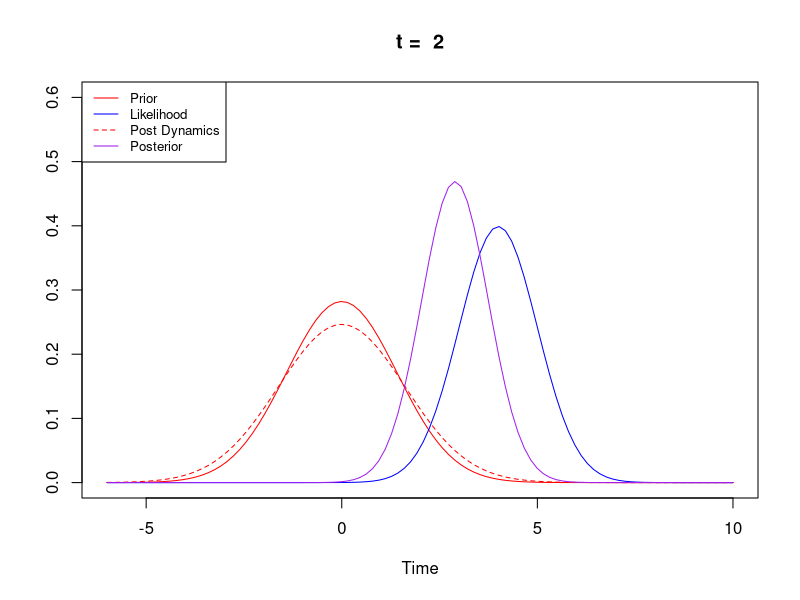
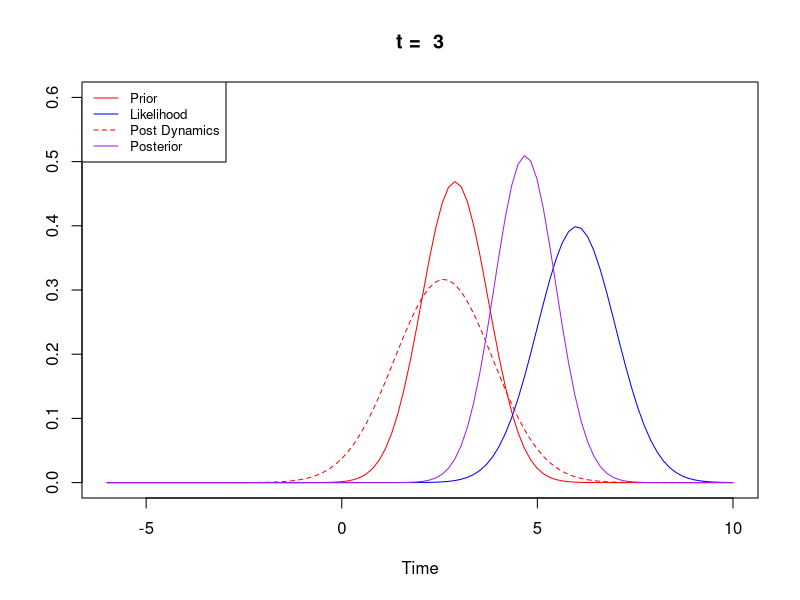
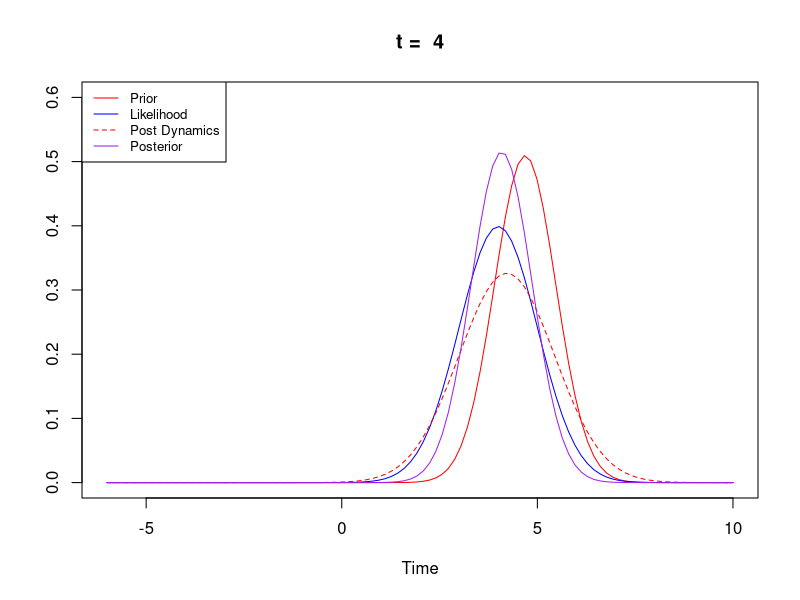
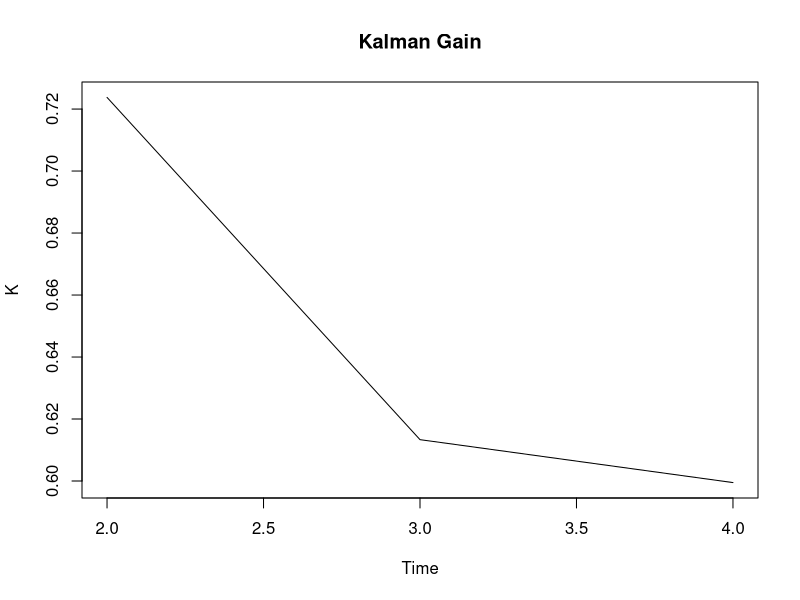
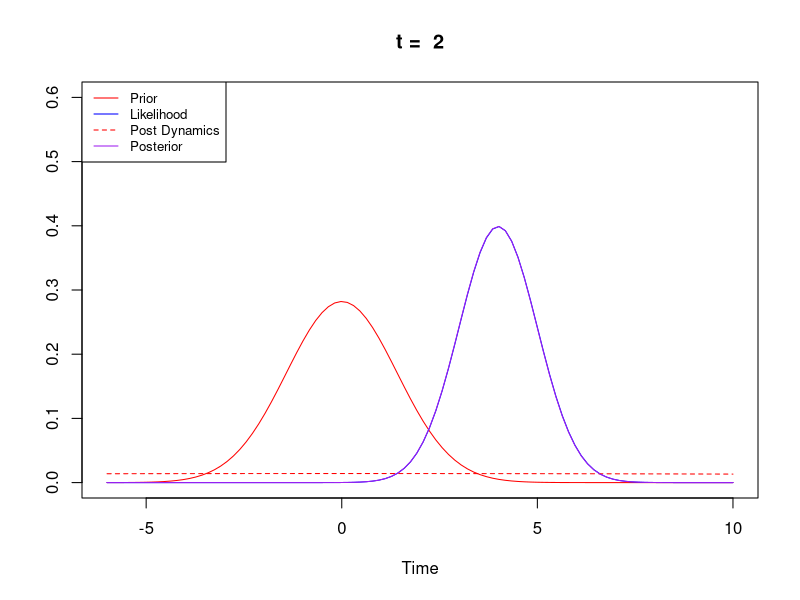
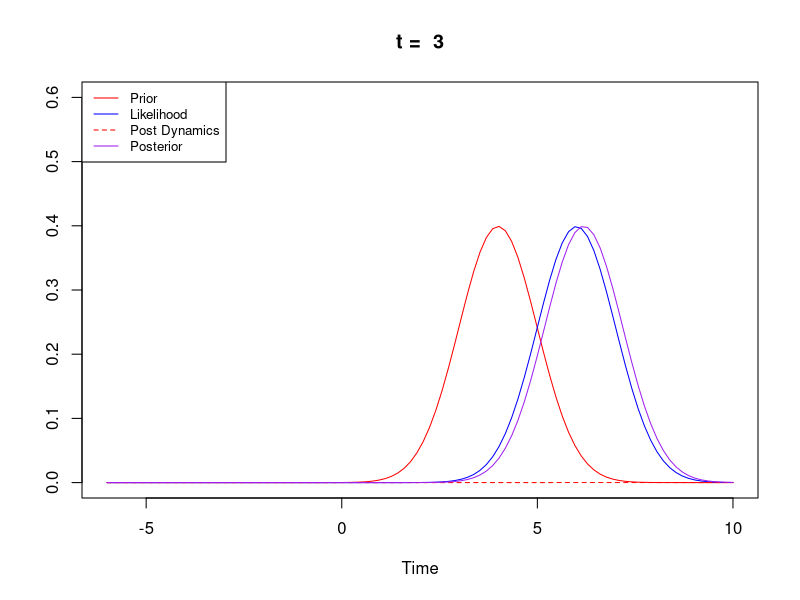
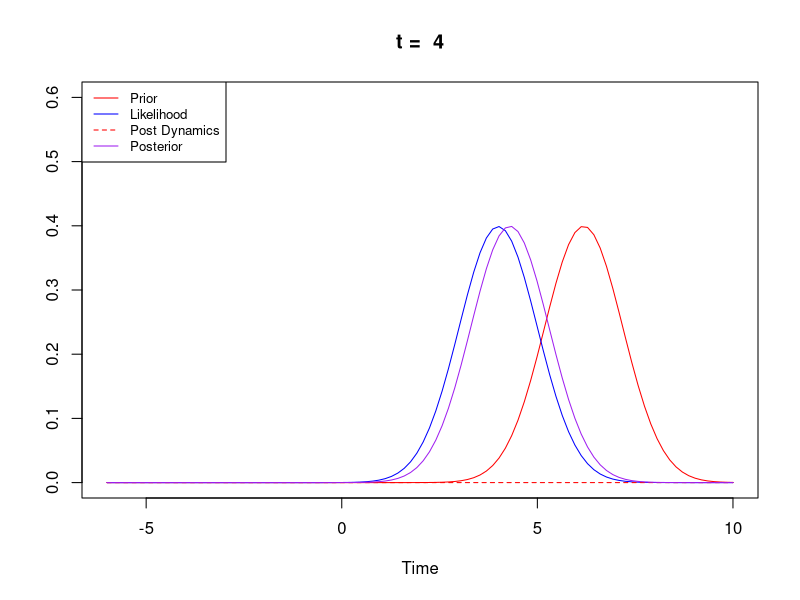
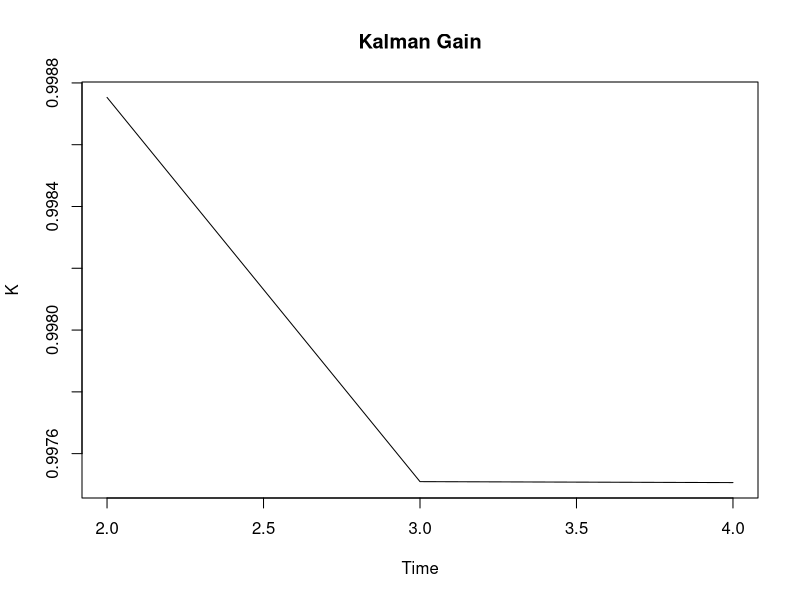

Generate these figures, in order, with R:
## ---- chunk 1

simple_kalman<-function(A = 0.9, Q = 1, R = 1, obs, plot = TRUE )
{
  # Vector de observaciones y estados
  N = length(obs)
  ts = seq(-6,10, length.out = 100)
  
  # Estado inicial
  us = c(NA,N)
  sigmas = c(NA,N)
  
  # Asumimos una creencia inicial de N(0,sqrt(2)) como posicion de partida de la mano
  us[1] = 0
  sigmas[1] = sqrt(2)
  
  # Vector para guardar kalman gain
  ws = c(NA,N-1)
  
  truth = c(NA,N)
  truth[1] = 5
  
  for(i in 2:N)
  {
  
      # Predict (Dynamics)
      sigma_dynamic = sqrt(Q**2 + A**2 * sigmas[i-1]**2)
      u_dynamic = A*us[i-1] 
      
      truth[i] = A*truth[i-1] + rnorm(n = 1 , mean = 0, sd = Q)
      
       # Kalman gain
      W = sigma_dynamic**2 / (R**2 + sigma_dynamic**2)
      ws[i-1] = W
      
      # ESTA PARTE LA AGREGO PARA PROBAR ALGO EN LA ULTIMA CELDA
      if(N > 5)
        obs[i] = truth[i] + rnorm(1,0,R)
      
      # Update
      us[i] =(u_dynamic)*(1-W) + W*obs[i]
      sigmas[i] = 1 / sqrt(( (1/(R**2)) + (1/(sigma_dynamic**2))  ) )
      
      if(plot)
      {
          # Plot prior
          plot( ts, dnorm(ts,us[i-1], sigmas[i-1]), col = "red", type = 'l', main = paste("t = ", i),
                xlab = "Time", ylab = "",ylim = c(0,0.6))
          legend("topleft", legend = c("Prior", "Likelihood", "Post Dynamics", "Posterior"), 
                 col = c("red", "blue", "red", "purple"), lty = c('solid', 'solid', 'dashed', 'solid') , cex = 0.8)
          
          # Plot prior post dynamics y likelihood dada la observacion
          lines(ts, dnorm(ts,obs[i],R) , col = "blue", lty = "solid")
          lines(ts, dnorm(ts,u_dynamic, sigma_dynamic), col = "red",  lty = "dashed")
          
          # Plot posterior
          lines(ts, dnorm(ts,us[i], sigmas[i]), col = "purple",  lty = "solid")
      }
  }
  
  return(list("us"= us, "ws"= ws, "sigma"= sigmas, "truth" = truth, "obs" = obs))

}
## ---- chunk 2
N = 4
o = c(5,4,6,4)
kalman = simple_kalman(obs = o)
## ---- chunk 3

# Plot Kalman gain 
ts = seq(1,4,length.out = N)
plot(ts[2:N],kalman$ws, type='l', main = "Kalman Gain", xlab = "Time", ylab = "K")

## ---- chunk 4
kalman = simple_kalman(A = 20, obs = o)

# Plot Kalman gain 
plot(ts[2:N],kalman$ws, type='l', main = "Kalman Gain", xlab = "Time", ylab = "K")

# Plot estimación
plot(ts, kalman$us, col = "red", type = 'l', ylim = c(0,max(max(kalman$us),max(o))), main = "Kalman Filtering", 
     xlab = "Time", ylab= "X position")
legend("topleft", legend = c("Kalman", "Observaciones"), 
                 col = c("red", "green"), lty = c('solid', 'solid'), cex = 0.8)
lines(ts, o, col = "green", type='p')


## ---- chunk 5
kalman = simple_kalman(A = 0.1, obs = o)

# Plot Kalman gain 
plot(ts[2:N],kalman$ws, type='l', main = "Kalman Gain", xlab = "Time", ylab = "K")

# Plot estimación
plot(ts, kalman$us, col = "red", type = 'l', ylim = c(0,max(max(kalman$us),max(o))), main = "Kalman Filtering", 
     xlab = "Time", ylab= "X position")
legend("topleft", legend = c("Kalman", "Observaciones"), 
                 col = c("red", "green"), lty = c('solid', 'solid'), cex = 0.8)
lines(ts, o, col = "green", type='p')

## ---- chunk 6

o_ext = c(o,rep(NA,100))
N2 = length(o_ext)
ts = seq(1,N2)

kalman = simple_kalman(0.9, Q = 1, R = 2, obs = o_ext, plot = FALSE)
o_ext = kalman$obs
ymin = min(kalman$us, o_ext, kalman$truth)
ymax = max(kalman$us, o_ext, kalman$truth)

plot(ts, kalman$us, col = "red", type = 'l', ylim = c(ymin, ymax), main = "Kalman Filtering", xlab = "Time", ylab= "X position")
legend("topleft", legend = c("Kalman", "Observaciones", "Ground Truth"), 
                 col = c("red", "green", "blue"), lty = c('solid', 'solid', 'solid'), cex = 0.8)
lines(ts, o_ext, col = "green", type='p')
lines(ts, kalman$truth, col = "blue", type = "l")


print(paste("RMSE estimate", sqrt(mean((kalman$us[2:N2]-kalman$truth[2:N2])**2))))
print(paste("RMSE estimate only", sqrt(mean((o_ext[2:N2]-kalman$truth[2:N2])**2))))


# Plot Kalman gain 
plot(ts[2:N2],kalman$ws, type='l', main = "Kalman Gain", xlab = "Time", ylab = "K")

